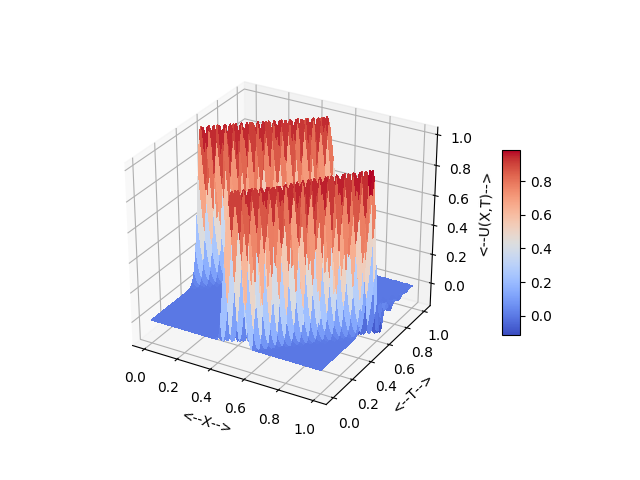

Recreate this plot in Python.
#! /usr/bin/env python3
#
def fd1d_advection_lax_wendroff ( nx, nt, c ):

#*****************************************************************************80
#
## FD1D_ADVECTION_LAX_WENDROFF: advection equation using LAX-WENDROFF method.
#
#  Licensing:
#
#    This code is distributed under the GNU LGPL license.
#
#  Modified:
#
#    06 January 2015
#
#  Author:
#
#    John Burkardt
#
#  Parameters:
#
#    Input, integer NX, the number of spatial nodes.
#    101 is a reasonable value.
#
#    Input, integer NT, the number of time steps.
#    1000 is a reasonable value.
#
#    Input, real C, the velocity.
#    1.0 is a reasonable value.
#
  import numpy as np
  from mpl_toolkits.mplot3d.axes3d import Axes3D
  import matplotlib.pyplot as plt
  from matplotlib import cm
  from mpl_toolkits.mplot3d.axes3d import get_test_data
#
#  Print the input.
#
  print ( '' )
  print ( '  Number of nodes NX = %d' % ( nx ) )
  print ( '  Number of time steps NT = %d' % ( nt ) )
  print ( '  Constant velocity C = %g' % ( c ) )
#
#  Set some constants.
#
  dx = 1.0 / ( nx - 1 )
  x = np.linspace ( 0.0, 1.0, nx )
  dt = 1.0 / nt
  c1 = 0.5 *   c * dt / dx
  c2 = 0.5 * ( c * dt / dx ) ** 2

  print ( '  CFL condition: dt = (%g) <= (%g) = dx / c' % ( dt, dx / c ) )
#
#  Set some arrays.
#
  u = np.zeros ( nx )
  unew = np.zeros ( nx )
  X = np.zeros ( [ nx, nt + 1 ] )
  Y = np.zeros ( [ nx, nt + 1 ] )
  Z = np.zeros ( [ nx, nt + 1 ] )
#
#  Compute the solution from times 0/NT ... NT/NT
#
  for j in range ( 0, nt + 1 ):

    t = float ( j ) / float ( nt )

    if ( j == 0 ):
      for i in range ( 0, nx ):
        if ( 0.4 <= x[i] and x[i] <= 0.6 ):
          unew[i] = ( 10.0 * x[i] - 4.0 ) ** 2 * ( 6.0 - 10.0 * x[i] ) ** 2
    else:
      unew[0] = u[0] - c1 * ( u[1] - u[nx-1] ) + c2 * ( u[1] - 2.0 * u[0] + u[nx-1] )
      for i in range ( 1, nx - 1 ):
        unew[i] = u[i] - c1 * ( u[i+1] - u[i-1] ) + c2 * ( u[i+1] - 2.0 * u[i] + u[i-1] )
      unew[nx-1] = u[nx-1] - c1 * ( u[0] - u[nx-2] ) + c2 * ( u[0] - 2.0 * u[nx-1] + u[nx-2] )

    for i in range ( 0, nx ):
      u[i] = unew[i]
      X[i,j] = x[i]
      Y[i,j] = t
      Z[i,j] = u[i]
#
#  Make a plot.
#  These commands will fail on an older version of Python.
#
  fig = plt.figure ( )
  ax = fig.gca ( projection = '3d' )
  surf = ax.plot_surface ( X, Y, Z, cmap = cm.coolwarm, \
   linewidth = 0, antialiased = False )
  ax.set_xlabel ( '<--X-->' )
  ax.set_ylabel ( '<--T-->' )
  ax.set_zlabel ( '<--U(X,T)-->' )
  fig.colorbar ( surf, shrink = 0.5, aspect = 10 )
  filename = 'fd1d_advection_lax_wendroff.png'
  plt.savefig ( filename )
  plt.show ( block = False )

  return

def fd1d_advection_lax_wendroff_test ( ):

#*****************************************************************************80
#
## FD1D_ADVECTION_LAX_WENDROFF_TEST tests FD1D_AVECTION_LAX_WENDROFF.
#
#  Licensing:
#
#    This code is distributed under the GNU LGPL license. 
#
#  Modified:
#
#    06 January 2015
#
#  Author:
#
#    John Burkardt
#
  import platform

  print ( '' )
  print ( 'FD1D_ADVECTION_LAX_WENDROFF:' )
  print ( '  Python version: %s' % ( platform.python_version ( ) ) )
  print ( '' )
  print ( '  FD1D_ADVECTION_LAX_WENDROFF solves the constant-velocity ' )
  print ( '  advection equation in 1D,' )
  print ( '    du/dt = - c du/dx' )
  print ( '  over the interval:' )
  print ( '    0.0 <= x <= 1.0' )
  print ( '  with periodic boundary conditions, and' )
  print ( '  with a given initial condition' )
  print ( '    u(0,x) = (10x-4)^2 (6-10x)^2 for 0.4 <= x <= 0.6' )
  print ( '           = 0 elsewhere.' )
  print ( '' )
  print ( '  We use the Lax-Wendroff method.' )

  nx = 101
  nt = 1000
  c = 1.0

  fd1d_advection_lax_wendroff ( nx, nt, c )
#
#  Terminate.
#
  print ( '' )
  print ( 'FD1D_ADVECTION_LAX_WENDROFF_TEST' )
  print ( '  Normal end of execution.' )
  return

def timestamp ( ):

#*****************************************************************************80
#
## TIMESTAMP prints the date as a timestamp.
#
#  Licensing:
#
#    This code is distributed under the GNU LGPL license. 
#
#  Modified:
#
#    06 April 2013
#
#  Author:
#
#    John Burkardt
#
#  Parameters:
#
#    None
#
  import time

  t = time.time ( )
  print ( time.ctime ( t ) )

  return None

if ( __name__ == '__main__' ):
  timestamp ( )
  fd1d_advection_lax_wendroff_test ( )
  timestamp ( ) 
 
